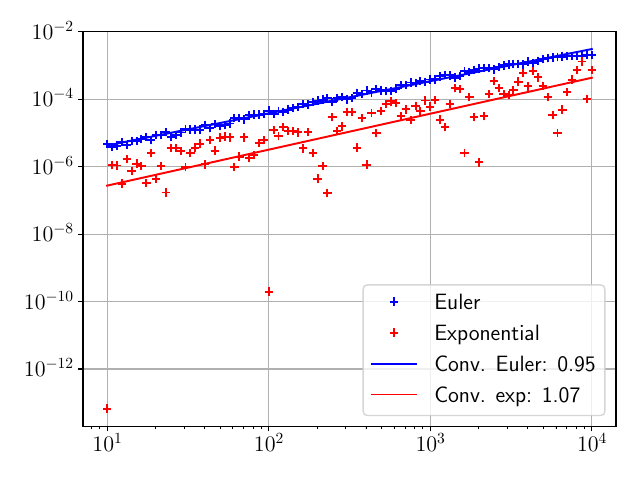

Here is the Python script that generated this plot:
import numpy as np
import matplotlib.pyplot as plt
import scipy as sci

from analytic import *
from Element import *
from exponential import *
from Euler import *
from matrix import *

# Callback function for fitting the convergence order
def linear_callback(x, a, b):
    return a*x + b

# Compute the convergence order
def convergence_order(x, y):

    # Log space x and y
    x_log = np.log(x)
    y_log = np.log(y)

    # Find the order of convergence
    param, cov = sci.optimize.curve_fit(linear_callback, x_log, y_log)
    a = param[0]
    b = param[1]

    # Find worse b possible (for plotting)
    #b = y_log - a*x_log

    return a, np.exp(b)

def convergence_study(phi, n_235, n_238, U_235, U_238, Pu_239, X, Y):

    # Time parameters
    t_one_day = 24*3600
    list_dt = np.logspace(1, 4, 100, endpoint=True)

    # Initial concentration
    N_0 = np.array([n_235, n_238, 0, 0, 0])

    id_X = 3 # index of the isotope X
    
    # Analytical solution
    n_analytical = np.array([analytic_U(t_one_day, n_235, phi, U_235),
                            analytic_U(t_one_day, n_238, phi, U_238),
                            analytic_Pu(t_one_day, phi, n_238, Pu_239, U_238),
                            analytic_X(t_one_day, phi, n_235, X, U_235),
                            analytic_Y(t_one_day, phi, n_235, Y, U_235)])
    
    # Error array
    delta_exp = np.zeros([len(list_dt), len(N_0)])
    delta_euler = np.zeros([len(list_dt), len(N_0)])

    # Build the matrix of evolution
    A = matrix_A_const_phi(phi, U_235, U_238, Pu_239, X, Y)

    # Simulations for the convergence study
    for i in range(len(list_dt)):
        
        # Print the progression
        if i%10 == 0:
            print("Simulation n#", i, "/", len(list_dt))

        # Time parameters
        dt = list_dt[i]
        nbr_step = int(t_one_day//dt)

        # Exponential method
        n_exp = exponential(nbr_step, dt, N_0, A)
        delta_exp[i,:] = np.abs(n_exp[-1,:] - n_analytical)/n_analytical

        # Euler method
        n_euler = Euler(nbr_step, dt, N_0, A)
        delta_euler[i,:] = np.abs(n_euler[-1,:] - n_analytical)/n_analytical

    # Compute order of convergence
    euler_order, euler_A = convergence_order(list_dt, delta_euler[:,id_X])
    exp_order, exp_A = convergence_order(list_dt, delta_exp[:,id_X])
    print("Convergence order Euler : " + str(euler_order))
    print("Convergence order Exp : " + str(exp_order))

    # Plot the convergence study

    fig = plt.figure()
    ax = fig.subplots()
    ax.plot(list_dt, delta_euler[:,id_X], linestyle=" ", marker="+", color="blue")
    ax.plot(list_dt, delta_exp[:,id_X], linestyle=" ", marker="+", color="red")
    ax.plot(list_dt, euler_A*np.power(list_dt, euler_order), color="blue")
    ax.plot(list_dt, exp_A*np.power(list_dt, exp_order), color="red")
    ax.grid()
    ax.set_xscale("log")
    ax.set_yscale("log")
    ax.legend(["Euler", "Exponential", 
               "Conv. Euler: " + str('%.2f' % euler_order), "Conv. exp: " + str('%.2f' % exp_order)])
    
    fig.savefig("Ex5_convergence.pdf")